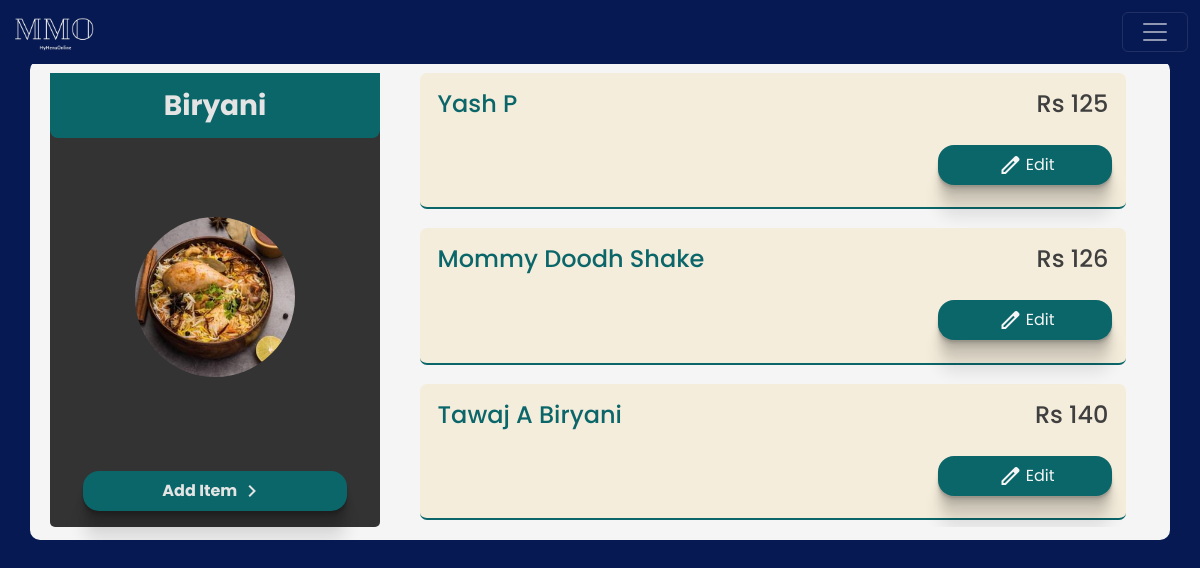
The app's page /client/items/category=33/ (signed in) with its own data.
### client/models.py (models this page shows, shortened)
class Header(models.Model):
    header_text = models.CharField(max_length=100)
    image = models.ImageField(upload_to='images', height_field=None, width_field=None, max_length=None, blank=True, null=True)
    menu = models.ForeignKey(Menu, on_delete=models.CASCADE, related_name='headers')
    description = models.CharField(max_length=50, blank= True, default="")

class Item(models.Model):
    header = models.ForeignKey(Header, on_delete=models.CASCADE)
    item_name = models.CharField( max_length=50)
    price = models.IntegerField()
    vegnonveg = models.CharField(max_length=15,)
    tags = models.CharField( max_length=50)
    def __str__(self):
        return f'{self.item_name}  {self.price}'

### client/views.py (the view)
# urls.py: path('items/category=<int:id>/', views.itemList, name= 'itemList'),
@login_required
@menu_creation
def itemList(request, id):
    try:
        header = Header.objects.get(id = id)
    except:
        return HttpResponse('404 page not found')
    if header.menu.user == request.user:
        items = Item.objects.filter(header= header).order_by('price')
        print(items)
        data = {
            'header' : header,
            'items': items,
        }
        return render(request, 'client/itemList.html',data )
    else:
        return HttpResponse('You are not authorized to view this page')

### client/views.py (called while the page is built)
def menu_creation(view_func, verification_url="/client/menucreation/"):
    @functools.wraps(view_func)
    def wrapper(request, *args, **kwargs):
        if Menu.objects.filter(user=request.user).exists():
            return view_func(request, *args, **kwargs)
        messages.info(request, "create menu first")
        print("create menu first")
        return redirect(verification_url)
    return wrapper

### templates/client/itemList.html (shortened to what this page needs)
{% load static %}
<!doctype html>
<html lang="en">
  <head>
    <link rel="stylesheet" href="{% static 'css/styleAdmin.css' %}">
    <link href="https://cdn.jsdelivr.net/npm/bootstrap@5.3.1/dist/css/bootstrap.min.css" rel="stylesheet">
  </head>
  <body>
    {% include 'client/navBar.html' %}
      <div class="container  flexCol">
        <div class="cateloginList ">
          <h3>{{header.header_text}}</h3>
          {% if header.image %}
          <img src="{{header.image.url}}" alt="">
          {% else %}
          <img src="{% static 'img/burger.jpg' %}" alt="">
          {% endif %}
          <p class="myActionButton" onclick="parent.location.href='/client/items/category={{header.id}}/add'"> Add Item<span class="material-symbols-outlined">
            </span></p>
        </div>
        <div class="itemListScroll">
          {% for item in items %}
          <div class="myListItem itermListBlock">
         <div class="itermList">
           <h4 class="makeBoldColor">{{item.item_name}}</h4>
           <h4>Rs   {{item.price}}</h4>
          </div>
          <div class="categoryButton listnewItem">
            <p onclick="parent.location.href='/client/items/category={{header.id}}/edit/item={{item.id}}'" > <span class="material-symbols-outlined">
            </span>Edit</p>
          </div>
     </div>
     {% endfor %}
</div>
</div>
</body>
</html>

### static/css/styleAdmin.css (style rules this page uses)
:root { --text: #3f3f3f; --background: #e4e4e4; --primaryDark : #0B666A; --navPrimaryDark : #071952; --primary : #0B666A; --alertRed : #C70039 }
* { font-family: 'Poppins', sans-serif; scrollbar-color: var(--background); scroll-behavior: smooth; }
h1,h2,h3,h4,h5,h6 { text-transform: capitalize; }
body { color: var(--text); background-color: var(--navPrimaryDark) !important; }
.container { max-width: 1140px; z-index: 11; background-color: whitesmoke; margin: 5% 20%; padding: 0.8rem; border-radius: 10px; }
::placeholder { opacity: 1; color: var(--text); }
.flexCol { display: flex; justify-content: space-around; align-items: center; overflow:hidden; height: 480px; }
.categoryButton { display: flex; justify-content: space-between; align-items: center; text-align: center; }
.categoryButton > p { margin: auto; width: 80%; color: whitesmoke !important; display: flex; justify-content: center; align-items: center; padding: 0.5rem; background-color: var(--primaryDark); margin: 0.5rem ; cursor: pointer; border-radius: 1rem; opacity: 1; }
.myActionButton { margin: auto; width: 80%; color: var(--background); display: flex; justify-content: center; align-items: center; padding: 0.5rem; background-color: #0B666A; font-weight: bolder; margin: 1rem ; cursor: pointer; border-radius: 1rem; box-shadow: 0 2px 1px rgba(0,0,0,0.09), 0 4px 2px rgba(0,0,0,0.09), 0 8px 4px rgba(0,0,0,0.09), 0 16px 8px rgba(0,0,0,0.09), 0 32px 16px rgba(0,0,0,0.09); }
p> span { margin: 0 0.2rem; }
.itermList { display: flex; justify-content: space-between; align-items: center; align-content: center; height: 3.2rem; margin: 0.2rem 0.7rem; border-radius: 1rem; }
.cateloginList { border-radius: 5px; height: 100%; width: 30%; display: flex; flex-direction: column; align-items: center; align-content: center; background-color: #333; margin: 0 0.5rem; }
.itemListScroll { border-radius: 5px; height: 100%; width: 70%; overflow: scroll; }
.cateloginList > img { height: 10rem; width: 10rem; border-radius: 50%; margin: auto; object-fit: cover; }
.cateloginList > h3 { margin: 1rem auto; font-weight: bolder; color: whitesmoke; }
.itermListBlock { border-radius: 7px; color: var(--text); margin-bottom: 1.2rem; padding: 0.4rem; background-color: #f5eddc; height: 30%; margin-left: 2rem; margin-right: 2rem; border-bottom: 2px solid var(--primaryDark); }
.listnewItem { justify-content: space-between; }
.listnewItem > p { width: 25%; box-shadow: 0 2px 1px rgba(0,0,0,0.09), 0 4px 2px rgba(0,0,0,0.09), 0 8px 4px rgba(0,0,0,0.09), 0 16px 8px rgba(0,0,0,0.09), 0 32px 16px rgba(0,0,0,0.09); }
.makeBoldColor { color: var(--navPrimaryDark) !important; }
@media only screen and (min-width: 700px) { .cateloginList > h3 { width: 100%; text-align: center; padding: 1rem; background-color: var(--primaryDark); color: var(--background) !important; margin: 0; border-radius: 0rem 0rem 0.5rem 0.5rem; } }
@media only screen and (min-width: 700px) { .container { margin-bottom: 0 !important ; } }
.addCategoryButtonBlock > p,span { margin: auto 0.3rem; }
.makeBoldColor { color: var(--primary) !important; }

### records on screen
Header: header_text "Biryani", image (picture)
Item: item_name "Yash P", price "125"
Item: item_name "Mommy Doodh Shake", price "126"
Item: item_name "Tawaj A Biryani", price "140"
